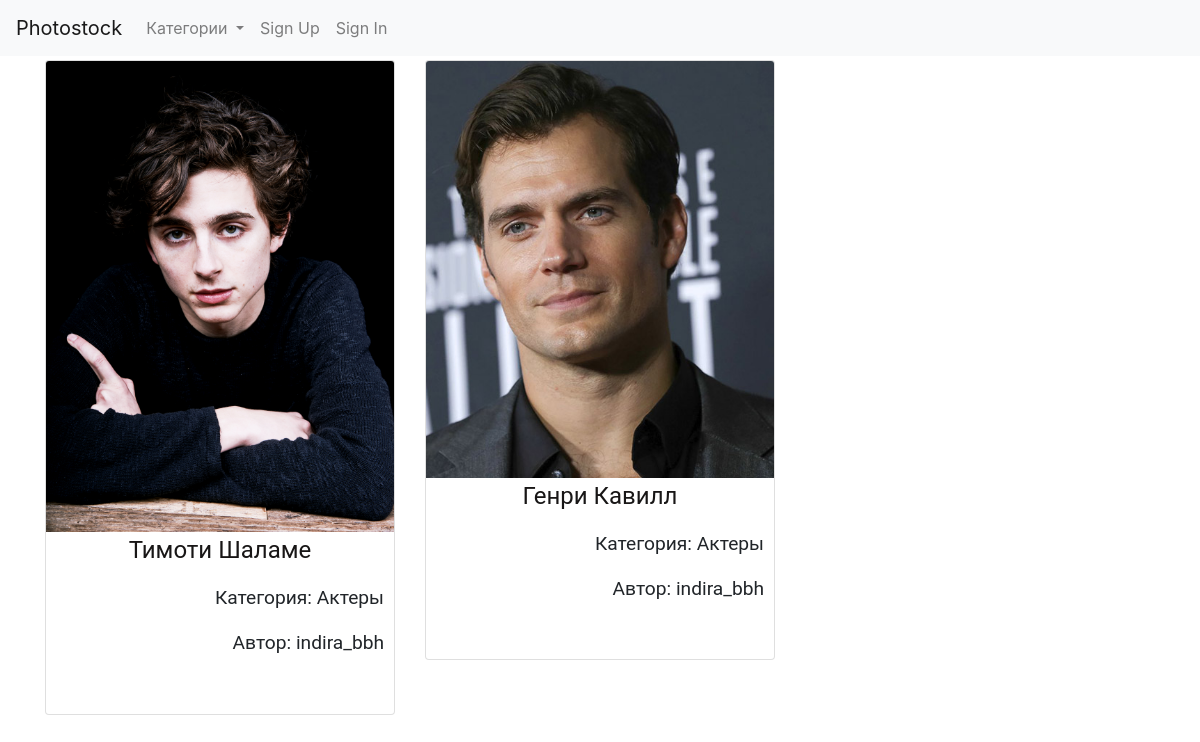
/pics/cat/8/, run on the app's committed database.
### pictures/models.py (models this page shows, shortened)
class Picture(models.Model):
    user = models.ForeignKey(User, on_delete=models.CASCADE)
    title = models.CharField(max_length=255)
    picture = models.ImageField(upload_to='images/')
    small_picture = ImageSpecField(source='picture',
                                      processors=[ResizeToFill(250, 300)],
                                      format='JPEG',
                                      options={'quality': 60})
    description = models.TextField(null=True, blank=True)
    category = models.ForeignKey(Category, on_delete=models.CASCADE)

class Category(models.Model):
    name = models.CharField(max_length=255)
    def get_count_category(self):
        return Picture.objects.filter(category=self.id).count()
    def __str__(self):
        return self.name

### photostock/users/models.py (models this page shows, shortened)
class User(AbstractUser):
    name = CharField(_("Name of User"), blank=True, max_length=255)

### pictures/views.py (the view)
# urls.py: path("cat/<int:pk>/", PictureCategory.as_view(), name="picture_category"),
class PictureCategory(ListView):
    model = Picture
    template_name = 'pictures/categories.html'
    context_object_name = 'pic_list'
    def get_queryset(self):
        picture_type = get_object_or_404(Category, pk=self.kwargs['pk'])
        return Picture.objects.filter(category=picture_type)
    def get_context_data(self, **kwargs):
        context = super().get_context_data(**kwargs)
        context["cat_menu"] = Category.objects.all()
        return context

### photostock/utils/context_processors.py (called while the page is built)
def settings_context(_request):
    return {"DEBUG": settings.DEBUG}

### photostock/templates/pictures/categories.html (shortened to what this page needs)
{% extends "base.html" %}
{% block content %}
  <div class="row">
    {% for pic in pic_list %}
  <div class="col-sm-4">
    <div class="card">
      <img class="card-img-top" src="{{ pic.small_picture.url }}" alt="{{ pic.title }}">
      <p class="card-text" style="text-align: center; font-family: Roboto; font-size:1.5em;"><a href="{% url 'picture_detail' pic.pk %}" style="color: #181616;">{{ pic.title }}</a></p>
        <p style="text-align: right; margin-right: 10px; font-family: Roboto; font-size:1.2em;">Категория: {{ pic.category }}</p>
      <p class="card-text" style="text-align: right; margin-right: 10px; font-family: Roboto; font-size:1.2em;">Автор: {{ pic.user }}</p>
       <div class="card-body">
     </div>
    </div>
  </div>
  {% endfor %}
</div>
{% endblock %}

### data on the page
Picture: small_picture (picture), title "Тимоти Шаламе", category "Актеры", user "indira_bbh"
Picture: small_picture (picture), title "Генри Кавилл", category "Актеры", user "indira_bbh"
